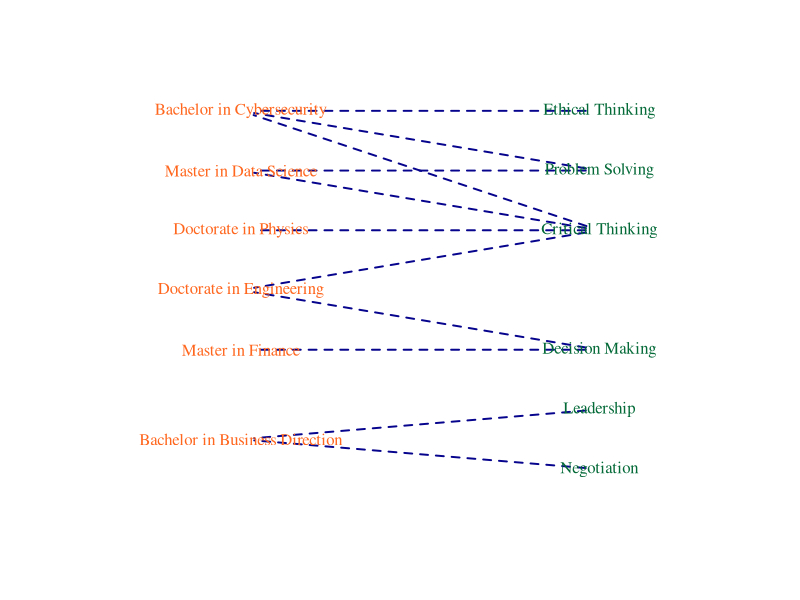

This chart was generated by the following R code:
library(igraph)
library(readr)
# Your data
data <- read_csv("HypotheticalData.csv")

# Create a bipartite graph
bn <- graph_from_data_frame(data, directed = FALSE)

bipartite.mapping(bn)
V(bn)$type <- bipartite_mapping(bn)$type
V(bn)$color <- ifelse(V(bn)$type, "#FF671F", "#046A38")
V(bn)$shape == "none" 
V(bn)$labelcolor <- ifelse(V(bn)$type, "#FF671F", "#046A38")
E(bn)$color <- "#06038D"
E(bn)$width <- 1.9

# Set edge attributes
E(bn)$linetype <- ifelse(E(bn)$ProgramType == "Bachelor", 1, 2)  # 1 for solid, 2 for dashed


layout <- layout_as_bipartite(bn)
rotated_layout <- cbind(layout[, 2], -layout[, 1])  # Swap x and y coordinates and negate y
plot(bn, vertex.label = V(bn)$name, layout = rotated_layout, main = "",
     vertex.label.color = V(bn)$labelcolor, edge.lty = E(bn)$linetype, vertex.shape = "none")
